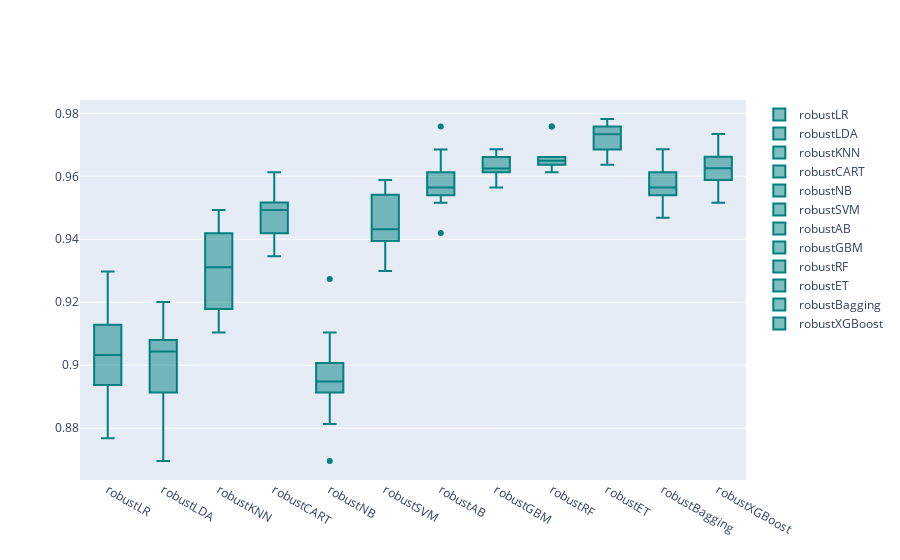

This figure's notebook cell:
### Code cell
models = GetScaledModel('robust')
names,results = BasedLine2(X_train, y_train,models)
PlotBoxR().PlotResult(names,results)

scaledScoreMinMax = ScoreDataFrame(names,results)
compareModels = pd.concat([basedLineScore,
                           scaledScoreStandard,
                          scaledScoreMinMax], axis=1)
compareModels

### Figure 1 — Plotly figure (JSON) as saved in the notebook; plotly's stock layout.template omitted (floating-point values rounded to 4 significant figures)
{"data": [{"marker": {"color": "rgb(0, 128, 128)"}, "name": "robustLR", "type": "box", "y": [0.8986, 0.8865, 0.8768, 0.8937, 0.8983, 0.9104, 0.908, 0.9128, 0.9153, 0.9298]}, {"marker": {"color": "rgb(0, 128, 128)"}, "name": "robustLDA", "type": "box", "y": [0.8937, 0.8841, 0.8696, 0.8913, 0.9031, 0.908, 0.9056, 0.9056, 0.9104, 0.9201]}, {"marker": {"color": "rgb(0, 128, 128)"}, "name": "robustKNN", "type": "box", "y": [0.9493, 0.93, 0.9155, 0.9179, 0.9104, 0.937, 0.9249, 0.9419, 0.9419, 0.9322]}, {"marker": {"color": "rgb(0, 128, 128)"}, "name": "robustCART", "type": "box", "y": [0.9517, 0.9493, 0.9493, 0.9541, 0.937, 0.9613, 0.9443, 0.9516, 0.9346, 0.9419]}, {"marker": {"color": "rgb(0, 128, 128)"}, "name": "robustNB", "type": "box", "y": [0.8986, 0.8937, 0.8696, 0.8913, 0.8814, 0.8935, 0.8959, 0.9007, 0.9104, 0.9274]}, {"marker": {"color": "rgb(0, 128, 128)"}, "name": "robustSVM", "type": "box", "y": [0.9396, 0.9541, 0.9348, 0.93, 0.9395, 0.9395, 0.9467, 0.954, 0.9564, 0.9588]}, {"marker": {"color": "rgb(0, 128, 128)"}, "name": "robustAB", "type": "box", "y": [0.9541, 0.942, 0.9758, 0.9565, 0.9516, 0.954, 0.9685, 0.9613, 0.9564, 0.9613]}, {"marker": {"color": "rgb(0, 128, 128)"}, "name": "robustGBM", "type": "box", "y": [0.9686, 0.9638, 0.9614, 0.9614, 0.9613, 0.9564, 0.9661, 0.9661, 0.9588, 0.9637]}, {"marker": {"color": "rgb(0, 128, 128)"}, "name": "robustRF", "type": "box", "y": [0.9614, 0.9638, 0.9758, 0.9638, 0.9661, 0.9637, 0.9661, 0.9661, 0.9758, 0.9613]}, {"marker": {"color": "rgb(0, 128, 128)"}, "name": "robustET", "type": "box", "y": [0.9758, 0.9758, 0.971, 0.9734, 0.9661, 0.9685, 0.9734, 0.9637, 0.9758, 0.9782]}, {"marker": {"color": "rgb(0, 128, 128)"}, "name": "robustBagging", "type": "box", "y": [0.9517, 0.9589, 0.9686, 0.9469, 0.9564, 0.954, 0.9564, 0.9613, 0.9685, 0.954]}, {"marker": {"color": "rgb(0, 128, 128)"}, "name": "robustXGBoost", "type": "box", "y": [0.9614, 0.9638, 0.9734, 0.9662, 0.9685, 0.9588, 0.9588, 0.9516, 0.9661, 0.9516]}], "layout": {}}
